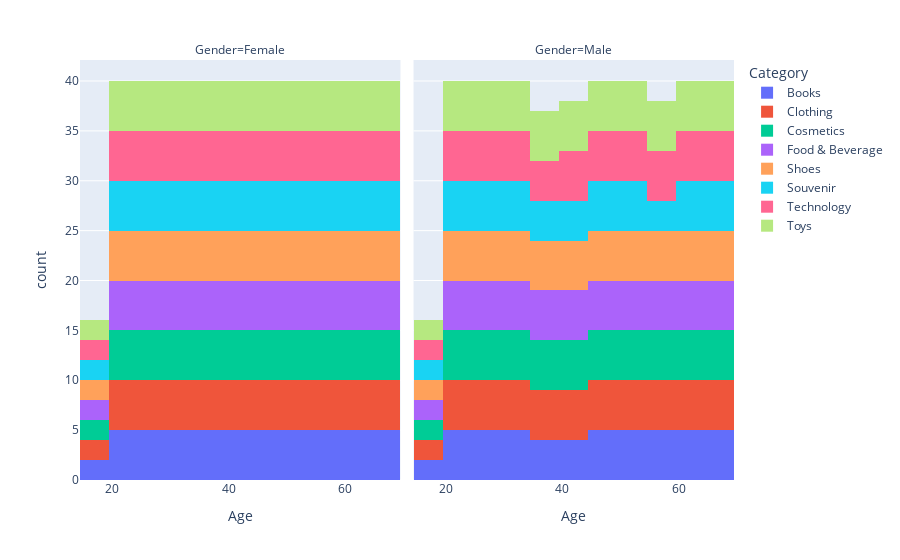

Notebook code cell kept with this figure:
### Code cell
fig = px.histogram(spend_by_age_on_cat, x="Age", color="Category", facet_col='Gender')
fig.show()

### Figure 1 — Plotly figure (JSON) as saved in the notebook; plotly's stock layout.template omitted (floating-point values rounded to 4 significant figures)
{"data": [{"alignmentgroup": "True", "bingroup": "x", "hovertemplate": "Category=Books<br>Gender=Female<br>Age=%{x}<br>count=%{y}<extra></extra>", "legendgroup": "Books", "marker": {"color": "#636efa", "pattern": {"shape": ""}}, "name": "Books", "offsetgroup": "Books", "orientation": "v", "showlegend": true, "type": "histogram", "x": [18, 19, 20, 21, 22, 23, 24, 25, 26, 27, 28, 29, 30, 31, 32, 33, 34, 35, 36, 37, 38, 39, 40, 41, 42, 43, 44, 45, 46, 47, 48, 49, 50, 51, 52, 53, 54, 55, 56, 57, 58, 59, 60, 61, 62, 63, 64, 65, 66, 67, 68, 69], "xaxis": "x", "yaxis": "y"}, {"alignmentgroup": "True", "bingroup": "x", "hovertemplate": "Category=Books<br>Gender=Male<br>Age=%{x}<br>count=%{y}<extra></extra>", "legendgroup": "Books", "marker": {"color": "#636efa", "pattern": {"shape": ""}}, "name": "Books", "offsetgroup": "Books", "orientation": "v", "showlegend": false, "type": "histogram", "x": [18, 19, 20, 21, 22, 23, 24, 25, 26, 27, 28, 29, 30, 31, 32, 33, 34, 35, 37, 38, 39, 40, 41, 43, 44, 45, 46, 47, 48, 49, 50, 51, 52, 53, 54, 55, 56, 57, 58, 59, 60, 61, 62, 63, 64, 65, 66, 67, 68, 69], "xaxis": "x2", "yaxis": "y2"}, {"alignmentgroup": "True", "bingroup": "x", "hovertemplate": "Category=Clothing<br>Gender=Female<br>Age=%{x}<br>count=%{y}<extra></extra>", "legendgroup": "Clothing", "marker": {"color": "#EF553B", "pattern": {"shape": ""}}, "name": "Clothing", "offsetgroup": "Clothing", "orientation": "v", "showlegend": true, "type": "histogram", "x": [18, 19, 20, 21, 22, 23, 24, 25, 26, 27, 28, 29, 30, 31, 32, 33, 34, 35, 36, 37, 38, 39, 40, 41, 42, 43, 44, 45, 46, 47, 48, 49, 50, 51, 52, 53, 54, 55, 56, 57, 58, 59, 60, 61, 62, 63, 64, 65, 66, 67, 68, 69], "xaxis": "x", "yaxis": "y"}, {"alignmentgroup": "True", "bingroup": "x", "hovertemplate": "Category=Clothing<br>Gender=Male<br>Age=%{x}<br>count=%{y}<extra></extra>", "legendgroup": "Clothing", "marker": {"color": "#EF553B", "pattern": {"shape": ""}}, "name": "Clothing", "offsetgroup": "Clothing", "orientation": "v", "showlegend": false, "type": "histogram", "x": [18, 19, 20, 21, 22, 23, 24, 25, 26, 27, 28, 29, 30, 31, 32, 33, 34, 35, 36, 37, 38, 39, 40, 41, 42, 43, 44, 45, 46, 47, 48, 49, 50, 51, 52, 53, 54, 55, 56, 57, 58, 59, 60, 61, 62, 63, 64, 65, 66, 67, 68, 69], "xaxis": "x2", "yaxis": "y2"}, {"alignmentgroup": "True", "bingroup": "x", "hovertemplate": "Category=Cosmetics<br>Gender=Female<br>Age=%{x}<br>count=%{y}<extra></extra>", "legendgroup": "Cosmetics", "marker": {"color": "#00cc96", "pattern": {"shape": ""}}, "name": "Cosmetics", "offsetgroup": "Cosmetics", "orientation": "v", "showlegend": true, "type": "histogram", "x": [18, 19, 20, 21, 22, 23, 24, 25, 26, 27, 28, 29, 30, 31, 32, 33, 34, 35, 36, 37, 38, 39, 40, 41, 42, 43, 44, 45, 46, 47, 48, 49, 50, 51, 52, 53, 54, 55, 56, 57, 58, 59, 60, 61, 62, 63, 64, 65, 66, 67, 68, 69], "xaxis": "x", "yaxis": "y"}, {"alignmentgroup": "True", "bingroup": "x", "hovertemplate": "Category=Cosmetics<br>Gender=Male<br>Age=%{x}<br>count=%{y}<extra></extra>", "legendgroup": "Cosmetics", "marker": {"color": "#00cc96", "pattern": {"shape": ""}}, "name": "Cosmetics", "offsetgroup": "Cosmetics", "orientation": "v", "showlegend": false, "type": "histogram", "x": [18, 19, 20, 21, 22, 23, 24, 25, 26, 27, 28, 29, 30, 31, 32, 33, 34, 35, 36, 37, 38, 39, 40, 41, 42, 43, 44, 45, 46, 47, 48, 49, 50, 51, 52, 53, 54, 55, 56, 57, 58, 59, 60, 61, 62, 63, 64, 65, 66, 67, 68, 69], "xaxis": "x2", "yaxis": "y2"}, {"alignmentgroup": "True", "bingroup": "x", "hovertemplate": "Category=Food & Beverage<br>Gender=Female<br>Age=%{x}<br>count=%{y}<extra></extra>", "legendgroup": "Food & Beverage", "marker": {"color": "#ab63fa", "pattern": {"shape": ""}}, "name": "Food & Beverage", "offsetgroup": "Food & Beverage", "orientation": "v", "showlegend": true, "type": "histogram", "x": [18, 19, 20, 21, 22, 23, 24, 25, 26, 27, 28, 29, 30, 31, 32, 33, 34, 35, 36, 37, 38, 39, 40, 41, 42, 43, 44, 45, 46, 47, 48, 49, 50, 51, 52, 53, 54, 55, 56, 57, 58, 59, 60, 61, 62, 63, 64, 65, 66, 67, 68, 69], "xaxis": "x", "yaxis": "y"}, {"alignmentgroup": "True", "bingroup": "x", "hovertemplate": "Category=Food & Beverage<br>Gender=Male<br>Age=%{x}<br>count=%{y}<extra></extra>", "legendgroup": "Food & Beverage", "marker": {"color": "#ab63fa", "pattern": {"shape": ""}}, "name": "Food & Beverage", "offsetgroup": "Food & Beverage", "orientation": "v", "showlegend": false, "type": "histogram", "x": [18, 19, 20, 21, 22, 23, 24, 25, 26, 27, 28, 29, 30, 31, 32, 33, 34, 35, 36, 37, 38, 39, 40, 41, 42, 43, 44, 45, 46, 47, 48, 49, 50, 51, 52, 53, 54, 55, 56, 57, 58, 59, 60, 61, 62, 63, 64, 65, 66, 67, 68, 69], "xaxis": "x2", "yaxis": "y2"}, {"alignmentgroup": "True", "bingroup": "x", "hovertemplate": "Category=Shoes<br>Gender=Female<br>Age=%{x}<br>count=%{y}<extra></extra>", "legendgroup": "Shoes", "marker": {"color": "#FFA15A", "pattern": {"shape": ""}}, "name": "Shoes", "offsetgroup": "Shoes", "orientation": "v", "showlegend": true, "type": "histogram", "x": [18, 19, 20, 21, 22, 23, 24, 25, 26, 27, 28, 29, 30, 31, 32, 33, 34, 35, 36, 37, 38, 39, 40, 41, 42, 43, 44, 45, 46, 47, 48, 49, 50, 51, 52, 53, 54, 55, 56, 57, 58, 59, 60, 61, 62, 63, 64, 65, 66, 67, 68, 69], "xaxis": "x", "yaxis": "y"}, {"alignmentgroup": "True", "bingroup": "x", "hovertemplate": "Category=Shoes<br>Gender=Male<br>Age=%{x}<br>count=%{y}<extra></extra>", "legendgroup": "Shoes", "marker": {"color": "#FFA15A", "pattern": {"shape": ""}}, "name": "Shoes", "offsetgroup": "Shoes", "orientation": "v", "showlegend": false, "type": "histogram", "x": [18, 19, 20, 21, 22, 23, 24, 25, 26, 27, 28, 29, 30, 31, 32, 33, 34, 35, 36, 37, 38, 39, 40, 41, 42, 43, 44, 45, 46, 47, 48, 49, 50, 51, 52, 53, 54, 55, 56, 57, 58, 59, 60, 61, 62, 63, 64, 65, 66, 67, 68, 69], "xaxis": "x2", "yaxis": "y2"}, {"alignmentgroup": "True", "bingroup": "x", "hovertemplate": "Category=Souvenir<br>Gender=Female<br>Age=%{x}<br>count=%{y}<extra></extra>", "legendgroup": "Souvenir", "marker": {"color": "#19d3f3", "pattern": {"shape": ""}}, "name": "Souvenir", "offsetgroup": "Souvenir", "orientation": "v", "showlegend": true, "type": "histogram", "x": [18, 19, 20, 21, 22, 23, 24, 25, 26, 27, 28, 29, 30, 31, 32, 33, 34, 35, 36, 37, 38, 39, 40, 41, 42, 43, 44, 45, 46, 47, 48, 49, 50, 51, 52, 53, 54, 55, 56, 57, 58, 59, 60, 61, 62, 63, 64, 65, 66, 67, 68, 69], "xaxis": "x", "yaxis": "y"}, {"alignmentgroup": "True", "bingroup": "x", "hovertemplate": "Category=Souvenir<br>Gender=Male<br>Age=%{x}<br>count=%{y}<extra></extra>", "legendgroup": "Souvenir", "marker": {"color": "#19d3f3", "pattern": {"shape": ""}}, "name": "Souvenir", "offsetgroup": "Souvenir", "orientation": "v", "showlegend": false, "type": "histogram", "x": [18, 19, 20, 21, 22, 23, 24, 25, 26, 27, 28, 29, 30, 31, 32, 33, 34, 35, 36, 37, 38, 40, 42, 43, 44, 45, 46, 47, 48, 49, 50, 51, 52, 53, 54, 55, 56, 57, 60, 61, 62, 63, 64, 65, 66, 67, 68, 69], "xaxis": "x2", "yaxis": "y2"}, {"alignmentgroup": "True", "bingroup": "x", "hovertemplate": "Category=Technology<br>Gender=Female<br>Age=%{x}<br>count=%{y}<extra></extra>", "legendgroup": "Technology", "marker": {"color": "#FF6692", "pattern": {"shape": ""}}, "name": "Technology", "offsetgroup": "Technology", "orientation": "v", "showlegend": true, "type": "histogram", "x": [18, 19, 20, 21, 22, 23, 24, 25, 26, 27, 28, 29, 30, 31, 32, 33, 34, 35, 36, 37, 38, 39, 40, 41, 42, 43, 44, 45, 46, 47, 48, 49, 50, 51, 52, 53, 54, 55, 56, 57, 58, 59, 60, 61, 62, 63, 64, 65, 66, 67, 68, 69], "xaxis": "x", "yaxis": "y"}, {"alignmentgroup": "True", "bingroup": "x", "hovertemplate": "Category=Technology<br>Gender=Male<br>Age=%{x}<br>count=%{y}<extra></extra>", "legendgroup": "Technology", "marker": {"color": "#FF6692", "pattern": {"shape": ""}}, "name": "Technology", "offsetgroup": "Technology", "orientation": "v", "showlegend": false, "type": "histogram", "x": [18, 19, 20, 21, 22, 23, 24, 25, 26, 27, 28, 29, 30, 31, 32, 33, 34, 35, 37, 38, 39, 40, 41, 42, 43, 44, 45, 46, 47, 48, 49, 50, 51, 52, 53, 54, 55, 56, 57, 58, 59, 60, 61, 62, 63, 64, 65, 66, 67, 68, 69], "xaxis": "x2", "yaxis": "y2"}, {"alignmentgroup": "True", "bingroup": "x", "hovertemplate": "Category=Toys<br>Gender=Female<br>Age=%{x}<br>count=%{y}<extra></extra>", "legendgroup": "Toys", "marker": {"color": "#B6E880", "pattern": {"shape": ""}}, "name": "Toys", "offsetgroup": "Toys", "orientation": "v", "showlegend": true, "type": "histogram", "x": [18, 19, 20, 21, 22, 23, 24, 25, 26, 27, 28, 29, 30, 31, 32, 33, 34, 35, 36, 37, 38, 39, 40, 41, 42, 43, 44, 45, 46, 47, 48, 49, 50, 51, 52, 53, 54, 55, 56, 57, 58, 59, 60, 61, 62, 63, 64, 65, 66, 67, 68, 69], "xaxis": "x", "yaxis": "y"}, {"alignmentgroup": "True", "bingroup": "x", "hovertemplate": "Category=Toys<br>Gender=Male<br>Age=%{x}<br>count=%{y}<extra></extra>", "legendgroup": "Toys", "marker": {"color": "#B6E880", "pattern": {"shape": ""}}, "name": "Toys", "offsetgroup": "Toys", "orientation": "v", "showlegend": false, "type": "histogram", "x": [18, 19, 20, 21, 22, 23, 24, 25, 26, 27, 28, 29, 30, 31, 32, 33, 34, 35, 36, 37, 38, 39, 40, 41, 42, 43, 44, 45, 46, 47, 48, 49, 50, 51, 52, 53, 54, 55, 56, 57, 58, 59, 60, 61, 62, 63, 64, 65, 66, 67, 68, 69], "xaxis": "x2", "yaxis": "y2"}], "layout": {"annotations": [{"font": {}, "showarrow": false, "text": "Gender=Female", "x": 0.245, "xanchor": "center", "xref": "paper", "y": 1, "yanchor": "bottom", "yref": "paper"}, {"font": {}, "showarrow": false, "text": "Gender=Male", "x": 0.755, "xanchor": "center", "xref": "paper", "y": 1, "yanchor": "bottom", "yref": "paper"}], "barmode": "relative", "legend": {"title": {"text": "Category"}, "tracegroupgap": 0}, "margin": {"t": 60}, "xaxis": {"anchor": "y", "domain": [0, 0.49], "title": {"text": "Age"}}, "xaxis2": {"anchor": "y2", "domain": [0.51, 1], "matches": "x", "title": {"text": "Age"}}, "yaxis": {"anchor": "x", "domain": [0, 1], "title": {"text": "count"}}, "yaxis2": {"anchor": "x2", "domain": [0, 1], "matches": "y", "showticklabels": false}}}
